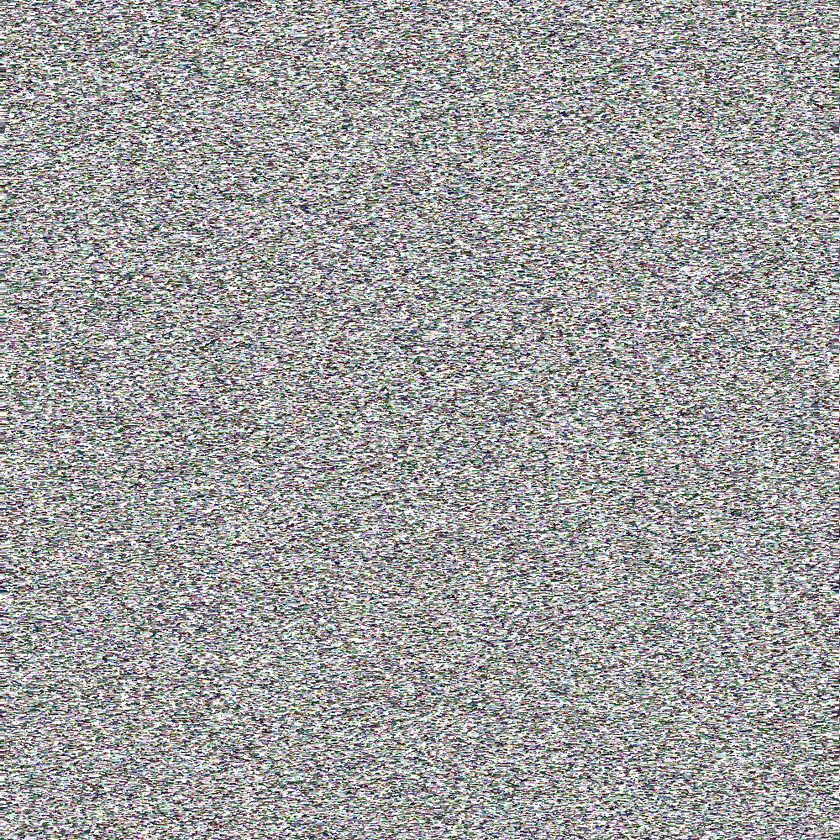
#> input picture sqr.png, 840 x 840 px, shrunk from 1000 x 1000 before the run
$ python perlingen-test03.py
#> lines starting #> are read from the running program, lines starting #| are printed output that depends on the picture
import random
import time
from PIL import Image, ImageDraw

IMG_SIZE = 1000

IMG_GRID = []

IMG_NAME = 'sqr.png'

def make_image() -> Image:
    img = Image.new('RGB', (IMG_SIZE, IMG_SIZE), color = 'white')
    img.save(IMG_NAME)
    return img

def read_image() -> Image:
    img = Image.open(IMG_NAME)
    return img

def grid_to_image():
    img = read_image()
    img2 = ImageDraw.Draw(img)
    for i in range(IMG_SIZE):
        for j in range(IMG_SIZE):
            value = int(IMG_GRID[i][j] * 255)
            color = (value, value, value)
            img2.point((i, j), fill = color)

    img.save(IMG_NAME)
    return img


def generate_imagegrid():
    for i in range(IMG_SIZE):
        IMG_GRID.append([])
        for j in range(IMG_SIZE):
            IMG_GRID[i].append(0)

def randompixel():
    for i in range(IMG_SIZE):
        for j in range(IMG_SIZE):
            IMG_GRID[i][j] = random.random()

def add_random():
    for i in range(IMG_SIZE):
        for j in range(IMG_SIZE):
            IMG_GRID[i][j] += random.random()


def main():
    generate_imagegrid()

    randompixel()
    for i in range(3):
        add_random()

    IMG = grid_to_image()
#> in read_image, img is the input picture: PIL image 840x840 RGB; mean R, G, B 158.5, 158.6, 158.5
#> in grid_to_image, `img.save(IMG_NAME)`:
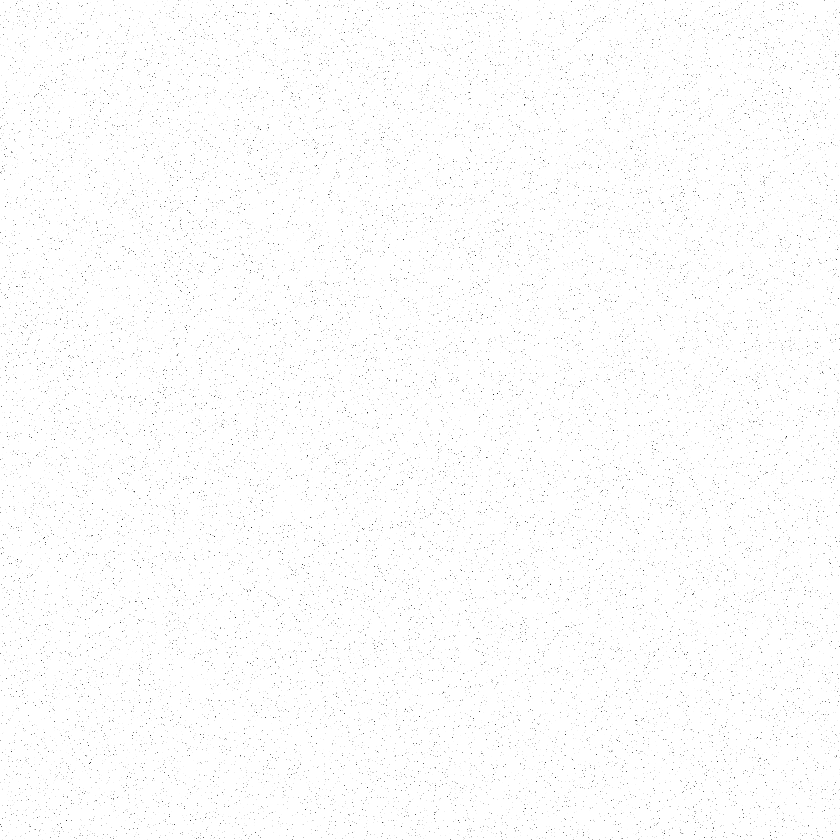
#> saved as sqr.png: PIL image 840x840 RGB; min 27, max 255, mean 252.9


main()
